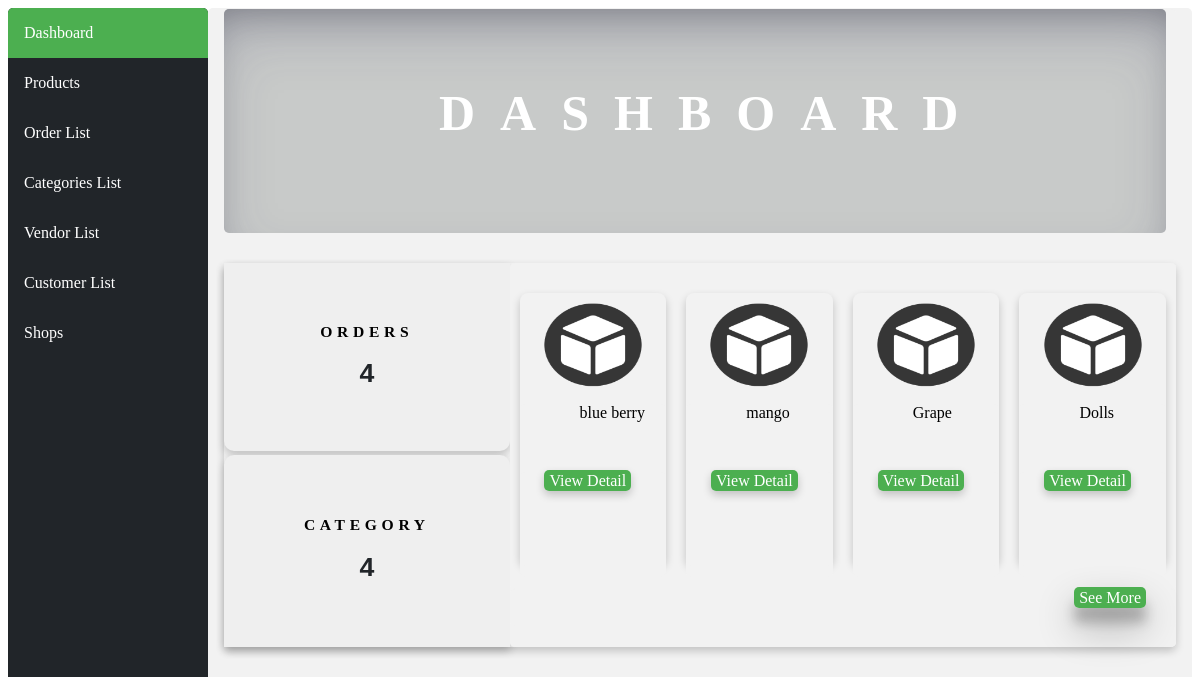
/, run on an earlier commit of the app's database.
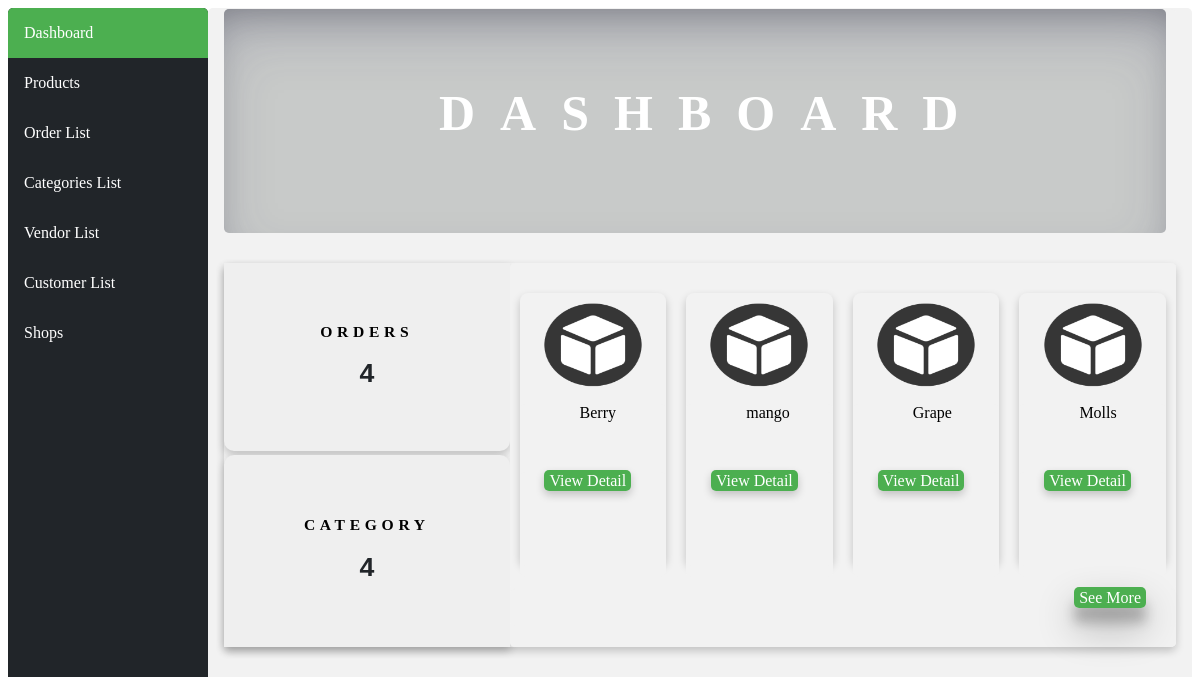
And on a later commit of the database.
### ecommerceApp/models.py (models this page shows, shortened)
class Product(models.Model):
    name=models.CharField(max_length=50)
    description=models.CharField(max_length=1000)
    category=models.ForeignKey(Category,on_delete=models.CASCADE, related_name="category_name")
    shop=models.ManyToManyField(Shop, related_name="shop_name")

### ecommerceApp/views.py (the view)
# urls.py: path('',views.viewDashboard,name="viewDashboard"),
def viewDashboard(request):
    value=Order.objects.all()
    obj=value.count()
    value=Category.objects.all()
    category=value.count()
    context = {
        "count":obj,
        "count_category":category,
        "orders": Order.objects.all(),
        "products":Product.objects.all(),
        "categories":Category.objects.all()
    }
    return render(request, "html/viewdashboard.html", context)

### ecommerceApp/templates/html/viewdashboard.html
{%extends "html/layout.html"%}
{%block body%}
{% load static %}
<link rel="stylesheet" href="{% static 'css/dashboard.css' %}" />
<div>
    <div class="div1">
        <div class="div4" >
            <h1 style="color: white; margin:1.5em 0 0 4.3em; font-size: 50px;letter-spacing:0.5em; font-family: 'Times New Roman', Times, serif; ">DASHBOARD</h1>
        </div>
    </div>
    <div class="div2">
        <div class="div3">
            <div class="redirect">
                <form  class= "form"action="{% url 'main:order' %}">
                    <button class="order" type="submit">
                        <h3 style="letter-spacing:0.3em; font-family: 'Times New Roman', Times, serif;">ORDERS</h3>
                        <h1 class="count">{{count}}</h1>
                    </button>
                </form>
            </div>
            <div class="redirect" id="redirect">
                <form class= "form" action="{% url 'main:category' %}">
                    <button class="category">
                        <h3 style="letter-spacing:0.3em; font-family: 'Times New Roman', Times, serif;">CATEGORY</h3>
                        <h1 class="count"> {{count_category}}</h1>
                    </button>
                </form>
            </div>
        </div>
        <div class="div5">
            <div class="product">
                {%for product in products%}
                <div class="container">
                    <img class="img" src="{% static 'product.jpg' %}" alt="My image" width="100" height="85">
                    <div class="name">
                        <ul id="name" style="font-family: 'Times New Roman', Times, serif;">{{product.name}}</ul>
                        <div class="buttongrp">
                            <a class="button-small" href="{%url 'main:product-detail' product.id %}">View Detail</a>
                        </div>
                    </div>
                </div>
                {%endfor%}
            </div>
            <div class="see">
                <div class="last">
                    <a class="seemore" href="{%url 'main:product' %}">See More</a>
                </div>
            </div>
        </div>
    </div>
</div>
{%endblock%}

What changed in the data, as far as the page shows it:
changed Product: name "blue berry" → "Berry"
changed Product: name "Dolls" → "Molls"
